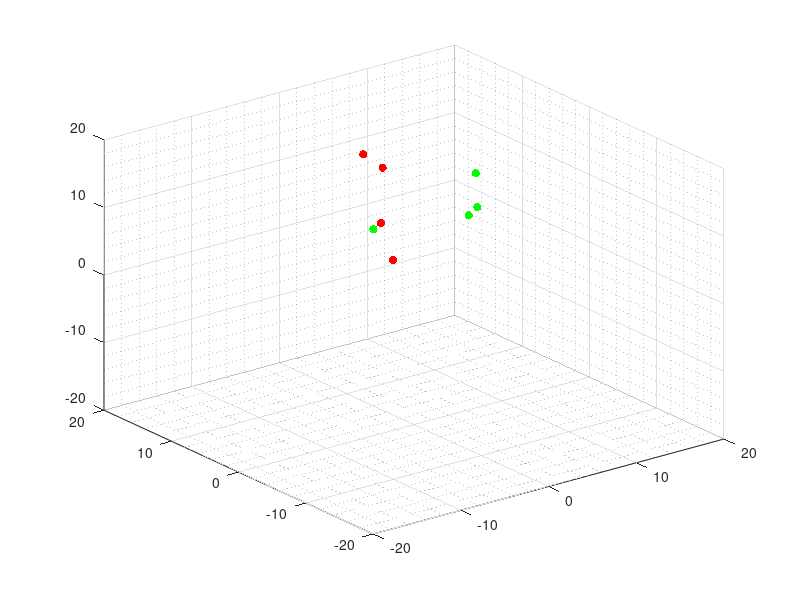

The MATLAB script that drew this image: (Note: this script raises an error after producing the figure.)
% =========================================================================
% SIMULACIÓN DE ACERCAMIENTO DE AGENTES
% =========================================================================
% Autor: Kenneth Andree Aldana Corado
% Última modificación: 10/15/2022
% Basado en: "Simulación de control de formación sin modificaciones"
% de Andrea Maybell Peña Echeverría
% =========================================================================
% El siguiente script implementa la simulación de la ecuación modificada
% de consenso para el caso de acercamiento.
% =========================================================================

%% Inicialización del mundo
gridsize = 20; 
initsize = 15; 
N = 8; % Definir la cantidad de agentes
dt = 0.01; % Tiempo de muestreo
T = 20; % Tiempo máximo de simulación

% Inicialización de la posición de los agentes
X = initsize*rand(3,N);
Xi = X; % Vector de posición de los agentes

% Inicialización de la velocidad de los agentes
V = zeros(3,N);

%% Grafico de posición inicial de los agentes
%  Se utiliza distinción de color por agentes
%    Rojo:    agente 1
%    Verde:   agente 2

color = [255 0 0;
         255 0 0;
         255 0 0;
         255 0 0;
         0 255 0;
         0 255 0;
         0 255 0;
         0 255 0];    
% Se define la representación gráfica como gráfico de dispersión en 3D
agents = scatter3(X(1,:),X(2,:),X(3,:),[],color,'filled');
grid minor;
xlim([-gridsize, gridsize]);
ylim([-gridsize, gridsize]);
zlim([-gridsize, gridsize]);

%% Selección matriz y parámetros del sistema
d = MatrizF(1);    % matriz de formación
r = 1;               % radio agentes

%% Inicialización de simulación
t = 0;
ciclos = 1; % Contador de ciclos para finalizar la formación
historico = zeros(100*T,N); % Variable que almacena la velocidad de los agentes
hX = zeros(100*T,N); % Variables para almacenamiento de posición de los agentes
hY = zeros(100*T,N);
hZ = zeros(100*T,N);


while(t < T)
    for i = 1:N
        E = 0;
        for j = 1:N
            dist = X(:,i)- X(:,j); % vector de distancia entre agente i y j 
            mdist = norm(dist);    % norma euclidiana vector xi - xj
            dij = d(i,j);        % distancia deseada entre agentes i y j
            
            % Se calcula el peso para la ecuación
            if(mdist == 0)
                w = 0;
            else
                w = (mdist - (2*(r)))/(mdist - (r))^2; % ecuación de consenso modificada para acercamiento
            end
            
            % Tensión de aristas entre agentes
            E = E + w.*dist;
        end
       
        % Actualización de velocidad
        V(:,i) = -1*E;

    end

    % Actualización de la posición de los agentes
    X = X + V*dt;
    
    % Almacenamiento de variables para graficar
    for a = 1:N
        hX(ciclos,a)= X(1,a);
        hY(ciclos,a)= X(2,a);
        hZ(ciclos,a)= X(3,a);
    end
    historico(ciclos,:) = (sum(V.^2,1)).^0.5;
    
    % Se actualiza la gráfica, se muestra el movimiento y se incrementa el
    % tiempo
    agents.XData = X(1,:);
    agents.YData = X(2,:);
    agents.ZData = X(3,:);
    pause(dt);
    t = t + dt;
    ciclos = ciclos + 1;
end

% Grafico de la norma de la velocidad de los agentes
figure(1);
plot(0:dt:T-0.01,historico);
xlabel('Tiempo (segundos)');
ylabel('Velocidad (unidades/segundo)');
ylim([-1,inf])

% Grafico de posición inicial y final de los agentes, adicionalmente se
% superpone su trayectoria.
figure(2);
hold on;
grid on;
plot3(hX,hY,hZ,'--');
xlabel('Posición en eje X (u.a)');
ylabel('Posición en eje Y (u.a)');
zlabel('Posición en eje Z (u.a)');
scatter3(Xi(1,:),Xi(2,:),Xi(3,:),[], 'k');
scatter3(X(1,:),X(2,:),X(3,:),[], 'k', 'filled');
hold off;
